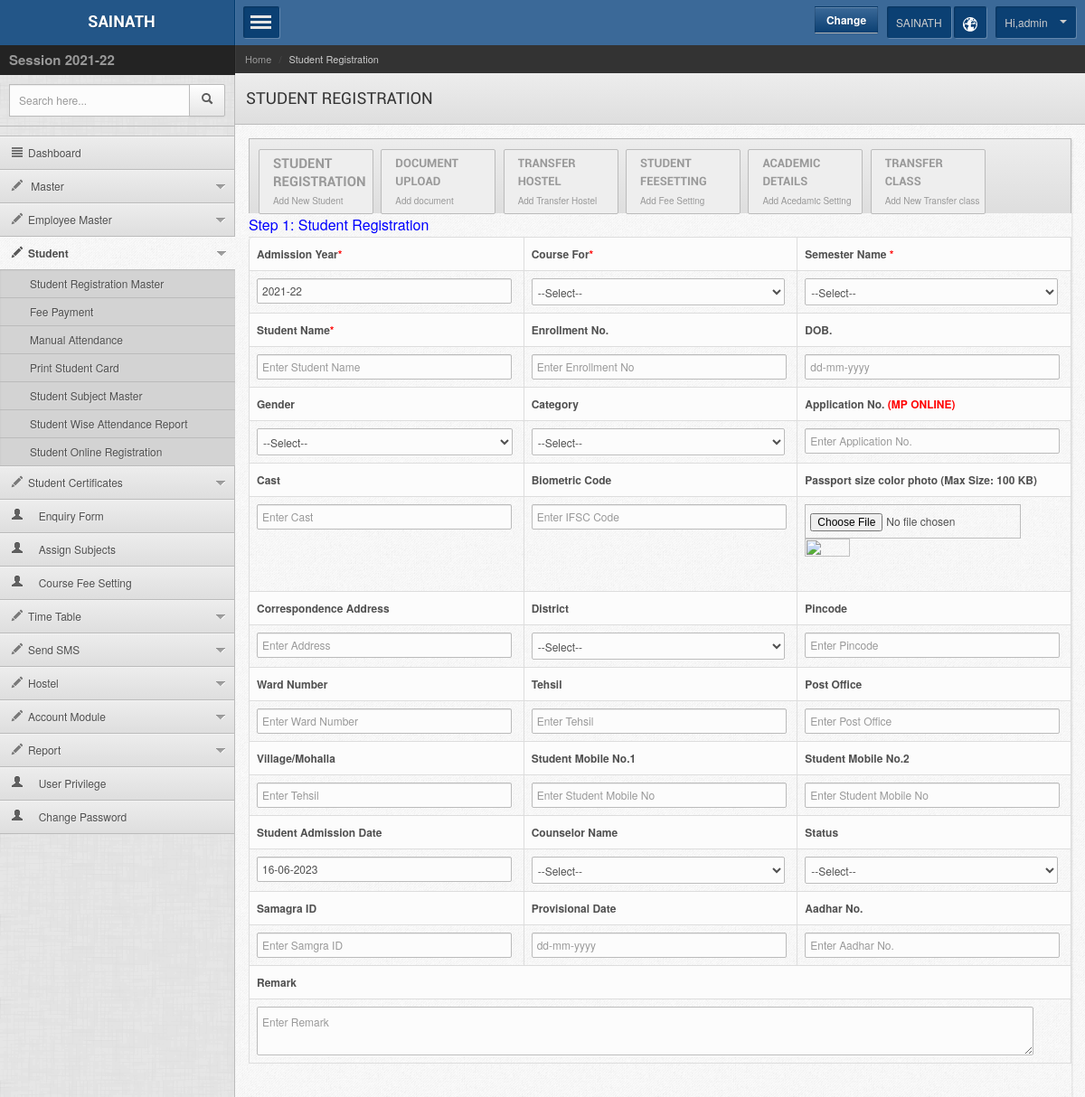
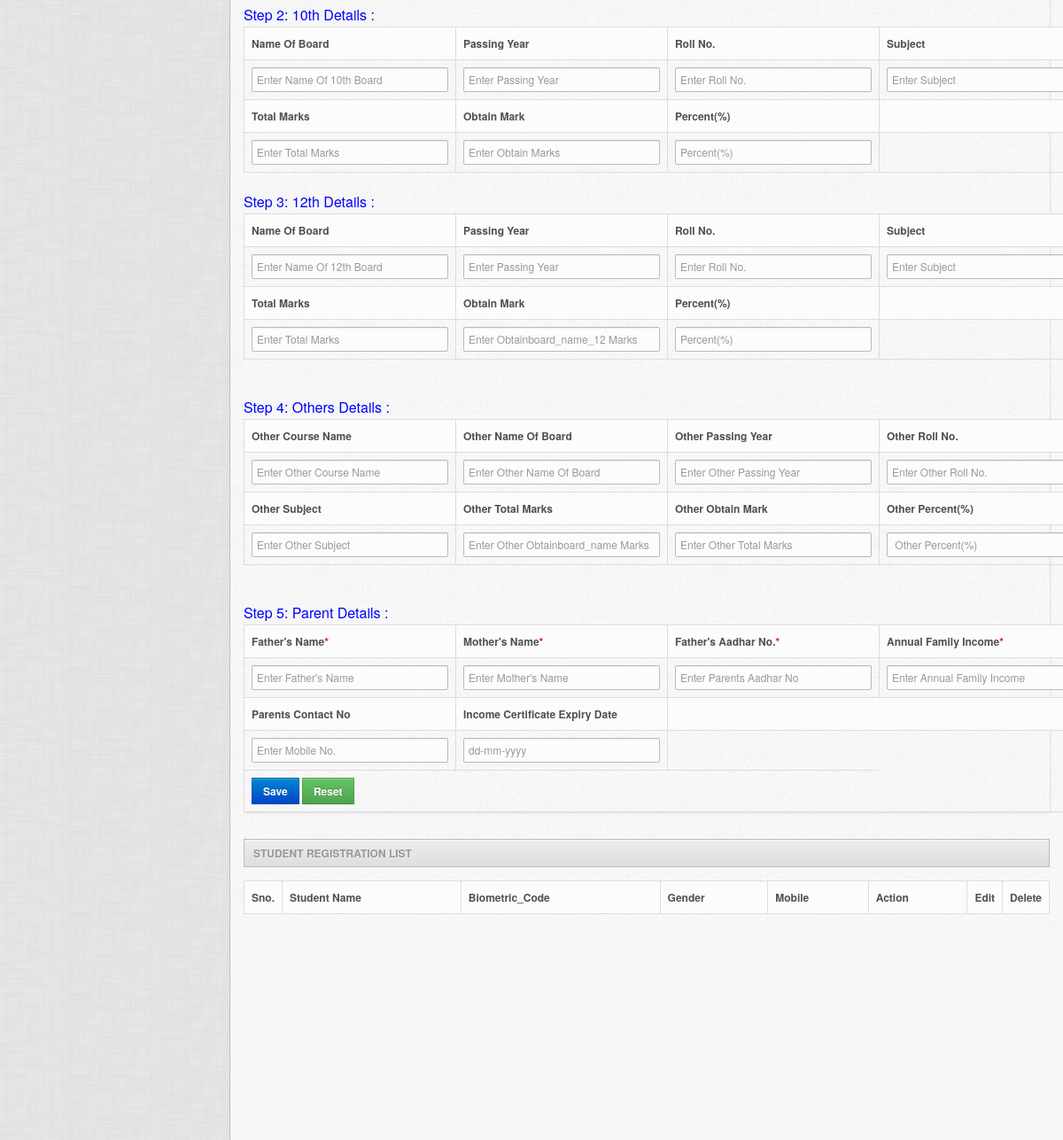
Screenshot of /admin/m_student_reg.php (signed in) with the database file from the repository (2 pictures, top to bottom).
### tables this page shows
CREATE TABLE `m_session` (
  `sessionid` int(11) NOT NULL,
  `fromdate` date DEFAULT NULL,
  `todate` date DEFAULT NULL,
  `session_name` varchar(200) DEFAULT NULL,
  `status` int(11) NOT NULL DEFAULT 0,
  `ipaddress` varchar(25) DEFAULT NULL,
  `lastupdated` date DEFAULT NULL,
  `createdate` date DEFAULT NULL
);

CREATE TABLE `user` (
  `userid` int(11) NOT NULL,
  `status` int(11) NOT NULL DEFAULT 0,
  `username` varchar(100) NOT NULL,
  `password` varchar(50) NOT NULL,
  `usertype` varchar(10) NOT NULL,
  `fullname` varchar(100) NOT NULL,
  `mobile` varchar(10) NOT NULL,
  `email` varchar(100) NOT NULL,
  `address` text NOT NULL,
  `enable` varchar(20) NOT NULL,
  `branch_id` int(11) NOT NULL,
  `logintype` varchar(100) NOT NULL,
  `company_id` int(11) NOT NULL,
  `createdby` int(11) NOT NULL,
  `lastupdated` date NOT NULL,
  `ipaddress` varchar(30) NOT NULL,
  `createdate` datetime NOT NULL
);

### admin/m_student_reg.php (the view, shortened to what the rows shown need)
<?php include("../adminsession.php");
$submodule = "STUDENT REGISTRATION";
$sessionid = $obj->getvalfield("m_session", "sessionid", "status=1");
$session_name = $obj->getvalfield("m_session", "session_name", "sessionid=$sessionid");
?>
<!DOCTYPE html>
<head>
  <?php include("inc/top_files.php"); ?>
</head>
<body>
  <div class="mainwrapper">
    <?php include("inc/left_menu.php"); ?>
    <div class="rightpanel">
      <?php include("inc/header.php"); ?>
      <div class="maincontent">
        <div class="contentinner">
          <div class="widgetcontent  shadowed nopadding">
            <form class="stdform stdform2" method="post" action="" enctype="multipart/form-data">
              <div id="wizard2" class="wizard tabbedwizard">
                <div>
                  <div class="lg-12 md-12 sm-12">
                    <table class="table table-bordered">
                      <tr>
                        <th>Admission Year<span style="color:#F00;">*</span></th>
                        <th>Course For<span style="color:#F00;">*</span></th>
                        <th>Semester Name <span style="color:#F00;">*</span></th>
                      </tr>
                      <tr>
                        <td> <input type="text" name="admission_year" id="admission_year" class="input-xlarge" value="<?php echo $session_name; ?>" autofocus autocomplete="off" placeholder="Enter Admission Year" /></td>
                      </tr>
                      <tr>
                        <th>Student Name<span style="color:#F00;">*</span></th>
                        <th>Enrollment No.<span style="color:#F00;"></span></th>
                        <th>DOB.<span style="color:#F00;"></span></th>
                      </tr>
                      <tr>
                        <th>Gender<span style="color:#F00;"></span></th>
                        <th>Category<span style="color:#F00;"></span></th>
                        <th>Application No. <span style="color:#F00;">(MP ONLINE)</span></th>
                      </tr>
                      <tr>
                        <th>Cast<span style="color:#F00;"></span></th>
                        <th>Biometric Code<span style="color:#F00;"></span></th>
                        <th>Passport size color photo (Max Size: 100 KB)</th>
                      </tr>
                        <tr>
                        <th>Correspondence Address<span style="color:#F00;"></span></th>
                        <th>District<span style="color:#F00;"></span></th>
                        <th>Pincode<span style="color:#F00;"></span></th>
                        </tr>
                      <tr>
                        <th>Ward Number<span style="color:#F00;"></span></th>
                        <th>Tehsil<span style="color:#F00;"></span></th>
                        <th>Post Office<span style="color:#F00;"></span></th>
                        </tr>
                      <tr>
                        <th>Village/Mohalla<span style="color:#F00;"></span></th>
                        <th>Student Mobile No.1<span style="color:#F00;"></span></th>
                        <th>Student Mobile No.2<span style="color:#F00;"></span></th>
                      </tr>
                      <tr>
                        <th>Student Admission Date<span style="color:#F00;"></span></th>
                        <th>Counselor Name</th>
                        <th>Status</th>
                      </tr>
                      <tr>
                        <th>Samagra ID<span style="color:#F00;"></span></th>
                        <th>Provisional Date</th>
                        <th>Aadhar No.</th>
                      </tr>
                       <tr>
                        <th colspan="3">Remark</th>
                      </tr>
                    </table>
                  </div>
                </div>
                <br>
                <div style="margin-top: 20px;">
                  <div class="lg-12 md-12 sm-12">
                    <table class="table table-bordered">
                      <tr>
                        <th>Name Of Board<span style="color:#F00;"></span></th>
                        <th>Passing Year<span style="color:#F00;"></span></th>
                        <th>Roll No. <span style="color:#F00;"></span></th>
                        <th>Subject<span style="color:#F00;"></span></th>
                      </tr>
                      <tr>
                        <th>Total Marks<span style="color:#F00;"></span></th>
                        <th>Obtain Mark<span style="color:#F00;"></span></th>
                        <th>Percent(%)<span style="color:#F00;"></span></th>
                        <th></th>
                      </tr>
                    </table>
                  </div>
                </div>
                <div style="margin-top: 20px;">
                  <div class="lg-12 md-12 sm-12">
                    <table class="table table-bordered">
                      <tr>
                        <th>Name Of Board<span style="color:#F00;"></span></th>
                        <th>Passing Year<span style="color:#F00;"></span></th>
                        <th>Roll No. <span style="color:#F00;"></span></th>
                        <th>Subject<span style="color:#F00;"></span></th>
                      </tr>
                      <tr>
                        <th>Total Marks<span style="color:#F00;"></span></th>
                        <th>Obtain Mark<span style="color:#F00;"></span></th>
                        <th>Percent(%)<span style="color:#F00;"></span></th>
                        <th></th>
                      </tr>
                    </table>
                  </div>
                </div>
                <br>
                <div style="margin-top: 20px;">
                  <div class="lg-12 md-12 sm-12">
                    <table class="table table-bordered">
                      <tr>
                        <th>Other Course Name<span style="color:#F00;"></span></th>
                        <th>Other Name Of Board<span style="color:#F00;"></span></th>
                        <th>Other Passing Year<span style="color:#F00;"></span></th>
                        <th>Other Roll No. <span style="color:#F00;"></span></th>
                      </tr>
                      <tr>
                        <th>Other Subject<span style="color:#F00;"></span></th>
                        <th>Other Total Marks<span style="color:#F00;"></span></th>
                        <th>Other Obtain Mark<span style="color:#F00;"></span></th>
                        <th>Other Percent(%)<span style="color:#F00;"></span></th>
                      </tr>
                    </table>
                  </div>
                </div>
                <br>
                <div style="margin-top: 20px;">
                  <div class="lg-12 md-12 sm-12">
                    <table class="table table-bordered">
                      <tr>
                        <th>Father's Name<span style="color:#F00;">*</span></th>
                        <th>Mother's Name<span style="color:#F00;">*</span></th>
                        <th>Father's Aadhar No.<span style="color:#F00;">*</span></th>
                        <th>Annual Family Income<span style="color:#F00;">*</span></th>
                      </tr>
                      <tr>
                        <th>Parents Contact No<span style="color:#F00;"></span></th>
                        <th>Income Certificate Expiry Date<span style="color:#F00;"></span></th>
                        <th colspan="2"></th>
                      </tr>
                    </table>
                  </div>
                </div>
              </div>
            </form>
          </div>
          <table class="table table-bordered" id="dyntable">
            <colgroup>
            </colgroup>
            <thead>
              <tr>
                <th class="head0 nosort">Sno.</th>
                <th class="head0">Student Name</th>
                <th class="head0">Biometric_Code</th>
                <th class="head0">Gender</th>
                <th class="head0">Mobile</th>
                <th class="head0">Action</th>
                <?php $chkedit = $obj->check_editBtn("m_student_reg.php", $loginid);
                if ($chkedit == 1 || $loginid == 1) {  ?>
                  <th width="4%" class="head0">Edit</th>
                <?php  }
                $chkdel = $obj->check_delBtn("m_student_reg.php", $loginid);
                if ($chkdel == 1 || $loginid == 1) {  ?>
                  <th width="5%" class="head0">Delete</th>
                <?php } ?>
              </tr>
            </thead>
          </table>
        </div>
      </div>
    </div>
  </div>
</body>
</html>

### admin/inc/left_menu.php (shortened to what the rows shown need)
<div class="leftpanel">
   <div class="logopanel">
      <h1 style="font-size:18px;">
         <center><a href="index.php">SAINATH</a></center>
      </h1>
   </div>
   <div class="datewidget"><span style="font-size:15px"><b>Session <?php echo $obj->getvalfield("m_session", "session_name", "sessionid = '$sessionid'"); ?></b></span></div>
</div>

### admin/inc/header.php (shortened to what the rows shown need)
<div class="headerpanel">
    <div class="headerright">
        <div class="dropdown userinfo">
            <a class="dropdown-toggle" data-toggle="dropdown" data-target="#" href="">Hi,<?php echo $obj->getvalfield("user", "username", "userid = '$loginid'"); ?> <b class="caret"></b></a>
        </div>
    </div>
</div>
<div class="pagetitle">
    <h1 style="width:100%;">
        <div style="float:left; width:50%;"> <?php echo $submodule; ?> </div>
    </h1>
</div>

### rows the page displays
m_session: sessionid+session_name "2021-22", admission_year "2021-22"
user: username "admin"

### other values shown
$module "Student Registration"
$submodule "STUDENT REGISTRATION"
$btn_name "Save"
